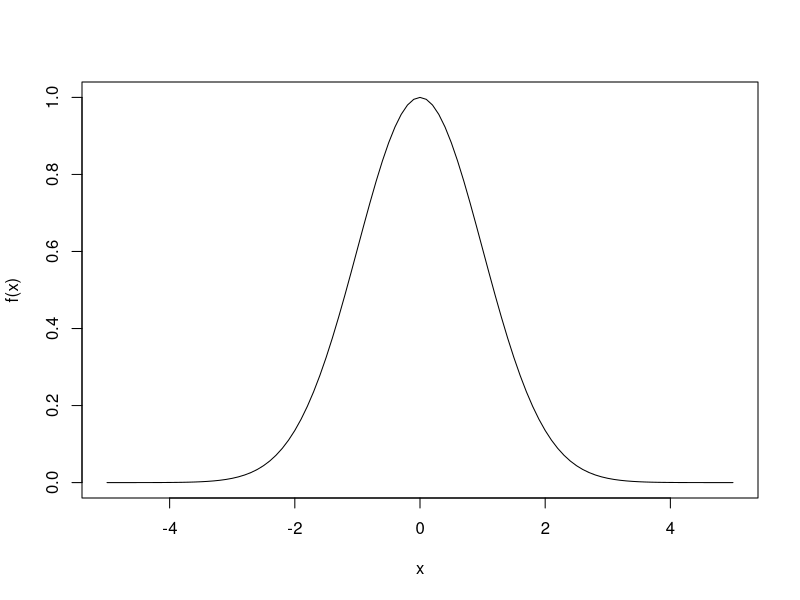
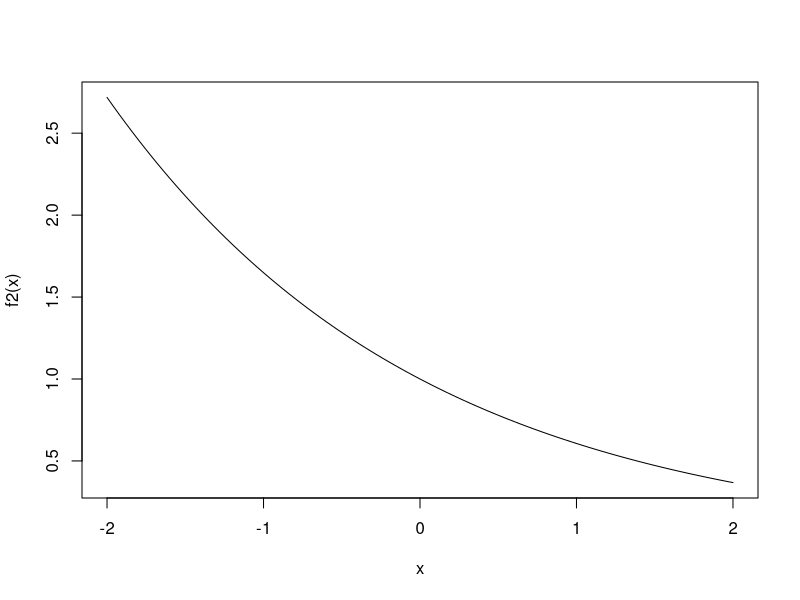
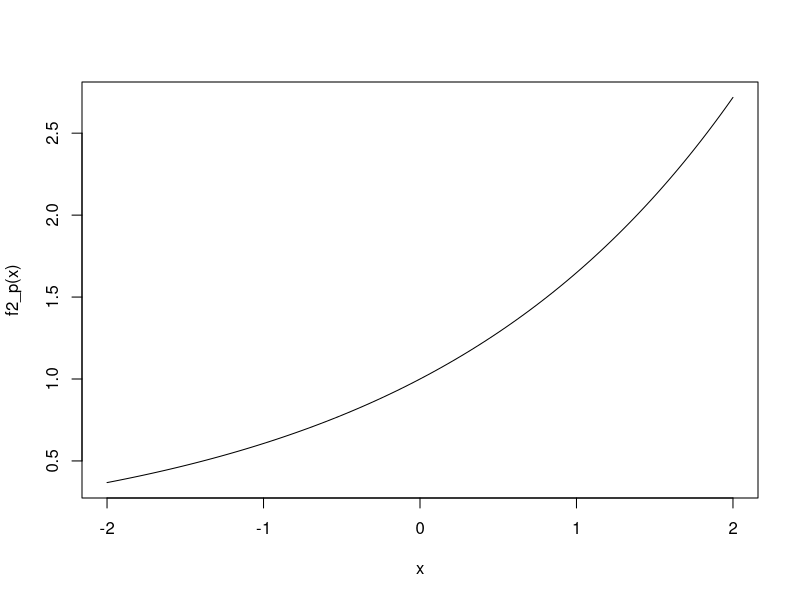
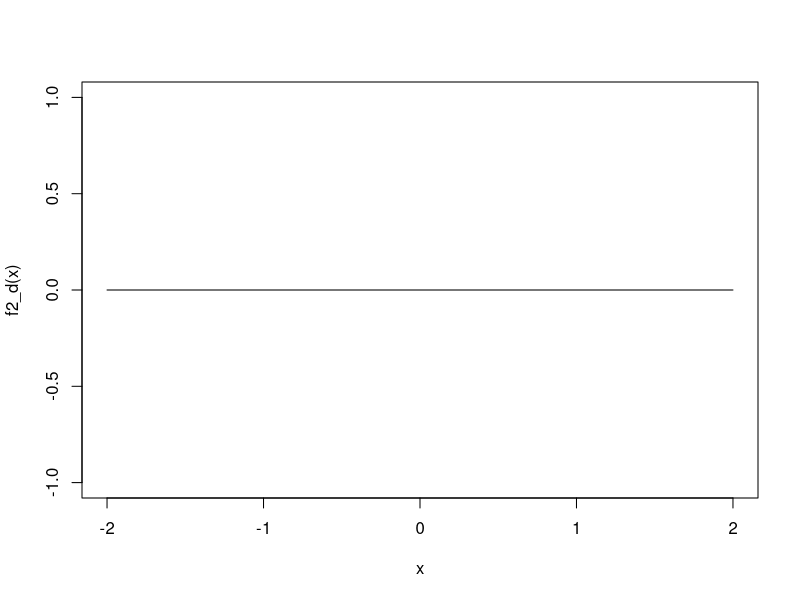

The R source for these figures, in order:
### Source:Christiaan Heij, Paul de Boer, Philip Hans Franses, Teun Kloek, ###
### Herman K. van Dijk (2004).Econometric Methods with Applications in     ###
### Business and Economics. Oxford University Press                        ###
### https://global.oup.com/booksites/content/0199268010/                   ###

f<- function(x){
result<- exp(-1/2*x^2)
return(result)
}
curve(f, -5,5)

f2<- function(x){
result<- exp(-1/2*x)
return(result)
}
curve(f2, -2,2)
f2_p<- function(x){
result<- exp(1/2*x)
return(result)
}
curve(f2_p, -2,2)

f2_d<- function(x){
result<- exp(-1/2*x)-exp(-1/2*x)
return(result)
}
curve(f2_d, -2,2)
